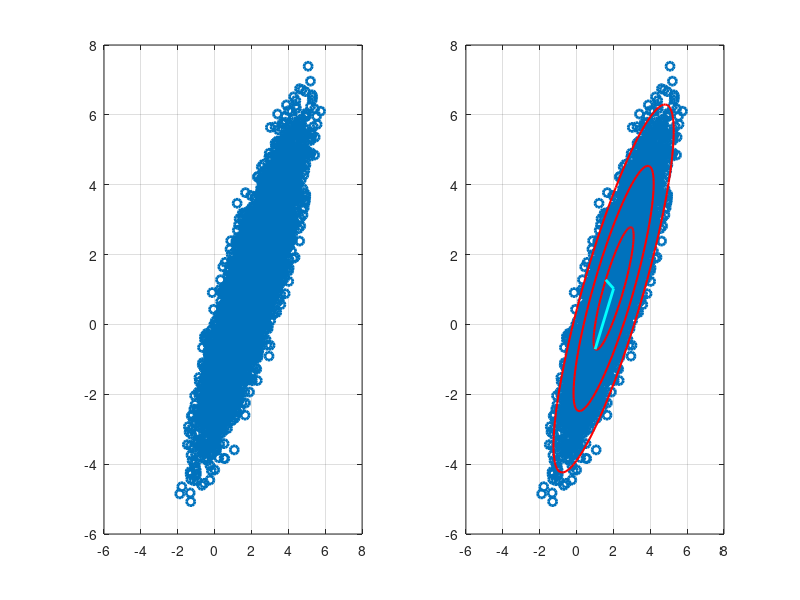

Write the MATLAB code that produced this figure.
clear all, close all, clc

xC = [2; 1;];                           % Center of data (mean)
sig = [2; .5;];                         % Principal axes

theta = pi/3;                           % Rotate cloud by pi/3
R = [cos(theta) -sin(theta);            % Rotation matrix
    sin(theta) cos(theta)];

nPoints = 10000;                        % Create 10,000 points
X = R*diag(sig)*randn(2,nPoints) + diag(xC)*ones(2,nPoints); 

subplot(1,2,1)                          % Plot cloud of noisy data
scatter(X(1,:),X(2,:),'k.','LineWidth',2)
hold on, box on, grid on
axis([-6 8 -6 8])


%% f_ch01_ex03_1b

Xavg = mean(X,2);                       % Compute mean
B = X - Xavg*ones(1,nPoints);           % Mean-subtracted Data
[U,S,V] = svd(B/sqrt(nPoints),'econ');  % Find principal components (SVD)

subplot(1,2,2)
scatter(X(1,:),X(2,:),'k.','LineWidth',2)  % Plot data to overlay PCA
hold on, box on, grid on
axis([-6 8 -6 8])

theta = (0:.01:1)*2*pi;
[Xstd] = U*S*[cos(theta); sin(theta)];  % 1-std confidence interval
plot(Xavg(1)+Xstd(1,:),Xavg(2) + Xstd(2,:),'r-','LineWidth',1.5)
plot(Xavg(1)+2*Xstd(1,:),Xavg(2) + 2*Xstd(2,:),'r-','LineWidth',1.5)
plot(Xavg(1)+3*Xstd(1,:),Xavg(2) + 3*Xstd(2,:),'r-','LineWidth',1.5)

% Plot principal components U(:,1)S(1,1) and U(:,2)S(2,2)
plot([Xavg(1) Xavg(1)+U(1,1)*S(1,1)],[Xavg(2) Xavg(2)+U(2,1)*S(1,1)],'c-','LineWidth',2)
plot([Xavg(1) Xavg(1)+U(1,2)*S(2,2)],[Xavg(2) Xavg(2)+U(2,2)*S(2,2)],'c-','LineWidth',2)

set(gcf,'Position',[2000 1100 1000 500])
